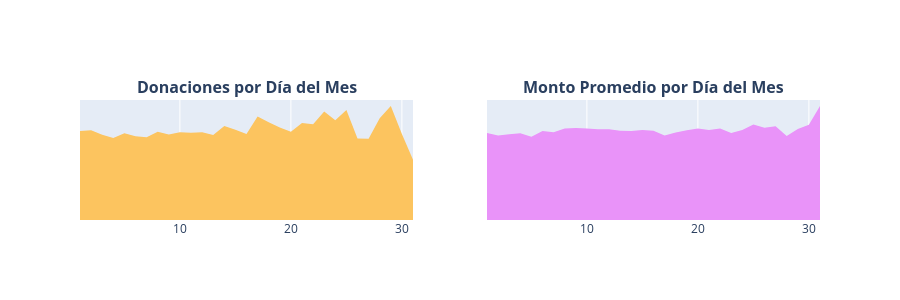

The notebook cell saved with this chart:
### Markdown cell above
* El número más alto de donaciones se recibe en el mes de **agosto con 577,274 donaciones**, seguido por el mes de **septiembre con 518,908 donaciones**, mientras que la menor cantidad de donaciones se recibe en el mes de **junio con 191,221 donaciones** y en el mes de **mayo con 243,440 donaciones**. Probablemente debido a los veranos y el tiempo de vacaciones. El monto promedio de donación más alto se recibe en el mes de diciembre con **USD 80**, mientras que el menor es en el mes de julio, siendo igual a **USD 51**. En promedio, el monto de donación anual está cerca de los USD 59.



Donaciones por día del mes

* 3.4.5 Número de donaciones por día del mes
* 3.4.6 Donaciones promedio por día del mes

### Code cell
# 1. Agrupación por día (se mantienen nombres originales en el DataFrame)
t3 = donations_df.groupby(['Donation Day']).agg({
    'Donation Year' : 'count', 
    'Donation Amount' : 'mean'
}).reset_index().rename(columns={'Donation Year' : 'Total Donations', 'Donation Amount' : 'Average Amount'})

x = t3['Donation Day']
y1 = t3['Total Donations']
y2 = t3['Average Amount']

trace1 = go.Scatter(x=x, y=y1, fill='tozeroy', fillcolor = '#fcc45f', mode= 'none')
trace2 = go.Scatter(x=x, y=y2, fill='tozeroy', fillcolor = "#e993f9", mode= 'none')

# 2. Traducción de los títulos a español
fig = tools.make_subplots(
    rows=1, 
    cols=2, 
    print_grid=False, 
    subplot_titles = ["<b>Donaciones por Día del Mes</b>", "<b>Monto Promedio por Día del Mes</b>"]
)

fig.append_trace(trace1, 1, 1)
fig.append_trace(trace2, 1, 2)

# 3. Diseño limpio sin 'autotick'
fig['layout'].update(height=300, showlegend=False, yaxis=dict(
        autorange=True,
        showgrid=False,
        zeroline=False,
        showline=False,
        ticks='',
        showticklabels=False
    ), yaxis2=dict(
        autorange=True,
        showgrid=False,
        zeroline=False,
        showline=False,
        ticks='',
        showticklabels=False
    ))

iplot(fig)

### Figure 1 — Plotly figure (JSON) as saved in the notebook; plotly's stock layout.template omitted (floating-point values rounded to 4 significant figures)
{"data": [{"fill": "tozeroy", "fillcolor": "#fcc45f", "mode": "none", "type": "scatter", "x": [1.0, 2.0, 3.0, 4.0, 5.0, 6.0, 7.0, 8.0, 9.0, 10.0, 11.0, 12.0, 13.0, 14.0, 15.0, 16.0, 17.0, 18.0, 19.0, 20.0, 21.0, 22.0, 23.0, 24.0, 25.0, 26.0, 27.0, 28.0, 29.0, 30.0, 31.0], "xaxis": "x", "y": [133766, 134960, 128199, 123098, 130213, 125936, 124476, 132496, 128601, 131904, 131073, 131766, 127803, 141242, 135788, 129274, 155438, 146913, 139173, 132591, 145613, 143897, 162972, 149947, 165279, 122582, 122048, 152901, 171341, 129353, 90641], "yaxis": "y"}, {"fill": "tozeroy", "fillcolor": "#e993f9", "mode": "none", "type": "scatter", "x": [1.0, 2.0, 3.0, 4.0, 5.0, 6.0, 7.0, 8.0, 9.0, 10.0, 11.0, 12.0, 13.0, 14.0, 15.0, 16.0, 17.0, 18.0, 19.0, 20.0, 21.0, 22.0, 23.0, 24.0, 25.0, 26.0, 27.0, 28.0, 29.0, 30.0, 31.0], "xaxis": "x2", "y": [58.72, 56.98, 57.83, 58.57, 56.19, 59.96, 59.23, 61.75, 62.04, 61.64, 61.22, 61.22, 60.23, 60.06, 60.73, 60.24, 56.99, 59.05, 60.58, 61.74, 60.74, 61.76, 58.74, 60.78, 64.35, 62.22, 63.21, 56.63, 61.36, 64.3, 76.88], "yaxis": "y2"}], "layout": {"annotations": [{"font": {"size": 16}, "showarrow": false, "text": "<b>Donaciones por Día del Mes</b>", "x": 0.225, "xanchor": "center", "xref": "paper", "y": 1, "yanchor": "bottom", "yref": "paper"}, {"font": {"size": 16}, "showarrow": false, "text": "<b>Monto Promedio por Día del Mes</b>", "x": 0.775, "xanchor": "center", "xref": "paper", "y": 1, "yanchor": "bottom", "yref": "paper"}], "height": 300, "showlegend": false, "xaxis": {"anchor": "y", "domain": [0, 0.45]}, "xaxis2": {"anchor": "y2", "domain": [0.55, 1]}, "yaxis": {"anchor": "x", "autorange": true, "domain": [0, 1], "showgrid": false, "showline": false, "showticklabels": false, "ticks": "", "zeroline": false}, "yaxis2": {"anchor": "x2", "autorange": true, "domain": [0, 1], "showgrid": false, "showline": false, "showticklabels": false, "ticks": "", "zeroline": false}}}
